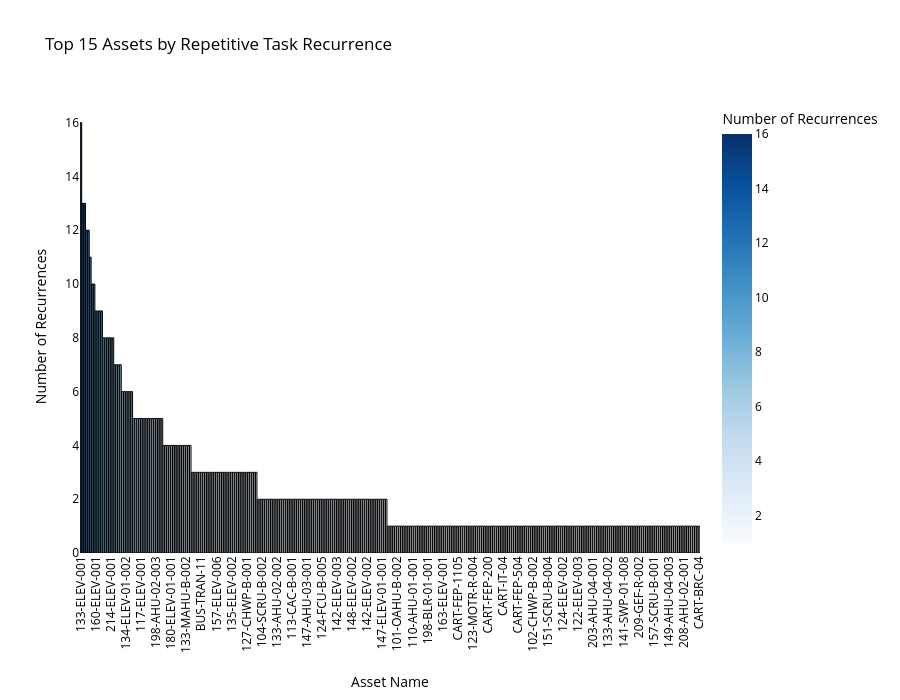

Notebook code cell kept with this figure:
### Markdown cell above
# Create Charts of Assets that are repeated

Let's create an interactive .html that visualizes the number of 'repetitive tasks' (as defined in this notebook) for each asset name. 

This chart can be found as a .html file you can open in a browser inside `src/data-viz`.

*Note: You can hover over each bar to see its number of occurrances and location path on campus!*

### Code cell
import plotly.express as px
import pandas as pd

asset_recurrence_counts = df_tickets_filtered_by_asset['ASSET_NAME'].value_counts()

df_plot_asset_recurrence = pd.DataFrame({
    'ASSET_NAME': asset_recurrence_counts.index,
    'Recurrence Count': asset_recurrence_counts.values
})

asset_location_mapping = df_tickets_filtered_by_asset.groupby('ASSET_NAME')['ASSET_PRIMARY_LOCATION'].apply(
    lambda x: ', '.join(x.dropna().astype(str).unique())
).reset_index()

df_plot_asset_recurrence = pd.merge(df_plot_asset_recurrence, asset_location_mapping, on='ASSET_NAME', how='left')

fig = px.bar(
    df_plot_asset_recurrence,
    x='ASSET_NAME',
    y='Recurrence Count',
    title='Top 15 Assets by Repetitive Task Recurrence',
    color='Recurrence Count',
    color_continuous_scale=px.colors.sequential.Blues,
    labels={'ASSET_NAME': 'Asset Name', 'Recurrence Count': 'Number of Recurrences', 'ASSET_PRIMARY_LOCATION': 'Primary Location'},
    hover_data=['ASSET_PRIMARY_LOCATION']
)

fig.update_layout(
    xaxis_tickangle=-90,
    xaxis_title_standoff=25,
    height=700,
    plot_bgcolor='white',
    paper_bgcolor='white',
    font=dict(color='black')
)

fig.update_traces(marker_line_color='black', marker_line_width=1)

fig.show()

output_html_filename = '../data-viz/repetitive_tasks_by_asset_interactive.html'
fig.write_html(output_html_filename)



print(f"Interactive chart saved as '{output_html_filename}'.")
print("You can open this .html file in a browser for viewing.")

### Figure 1 — Plotly figure (JSON) as saved in the notebook; plotly's stock layout.template omitted (floating-point values rounded to 4 significant figures; data arrays with more than 128 entries replaced by an {"elided": "..."} marker saying what was removed)
{"data": [{"alignmentgroup": "True", "customdata": {"elided": "329x1 str values"}, "hovertemplate": "Asset Name=%{x}<br>Number of Recurrences=%{marker.color}<br>Primary Location=%{customdata[0]}<extra></extra>", "legendgroup": "", "marker": {"color": {"elided": "329 int values"}, "coloraxis": "coloraxis", "line": {"color": "black", "width": 1}, "pattern": {"shape": ""}}, "name": "", "offsetgroup": "", "orientation": "v", "showlegend": false, "textposition": "auto", "type": "bar", "x": {"elided": "329 str values"}, "xaxis": "x", "y": {"elided": "329 int values"}, "yaxis": "y"}], "layout": {"barmode": "relative", "coloraxis": {"colorbar": {"title": {"text": "Number of Recurrences"}}, "colorscale": [[0, "rgb(247,251,255)"], [0.125, "rgb(222,235,247)"], [0.25, "rgb(198,219,239)"], [0.375, "rgb(158,202,225)"], [0.5, "rgb(107,174,214)"], [0.625, "rgb(66,146,198)"], [0.75, "rgb(33,113,181)"], [0.875, "rgb(8,81,156)"], [1, "rgb(8,48,107)"]]}, "font": {"color": "black"}, "height": 700, "legend": {"tracegroupgap": 0}, "paper_bgcolor": "white", "plot_bgcolor": "white", "title": {"text": "Top 15 Assets by Repetitive Task Recurrence"}, "xaxis": {"anchor": "y", "domain": [0, 1], "tickangle": -90, "title": {"standoff": 25, "text": "Asset Name"}}, "yaxis": {"anchor": "x", "domain": [0, 1], "title": {"text": "Number of Recurrences"}}}}
